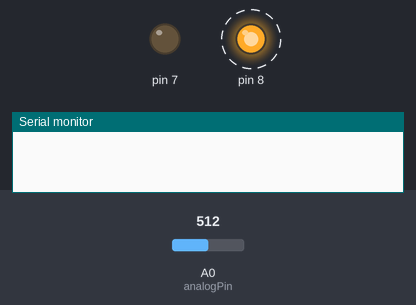
A sketch run on a simulated Arduino Uno, built with avr-gcc and run on an emulated ATmega328P. Shown: output pins drawn as LEDs (lit = HIGH), the last lines printed to the serial monitor. Dashed ring = blinking. The test bench sets the inputs (shaded band); at power-on: A0 (analogPin) = 512.

Above: at 0.1 s.
At 36.1 s:
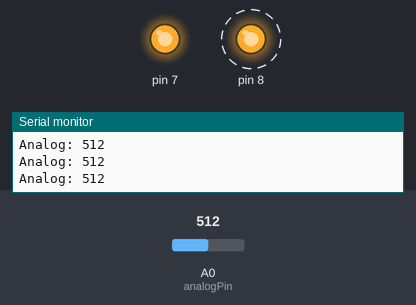
Timing chart, 0 to 40.0 s (numbered marks = the images above):
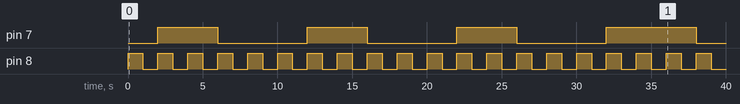

Measured:
- by itself, pin 7: goes 3 × (HIGH 4.0 s, LOW 6.0 s), HIGH 6.0 s, then LOW
- by itself, pin 8: alternates HIGH for 1.0 s and LOW for 1.0 s

The sketch:

sketch_dz1.ino
```cpp
volatile bool firstState = false;
volatile bool secondState = false;
volatile uint32_t overflowCount = 0;
volatile uint32_t timer1_millis = 0;
bool switchBlink = false;

unsigned long prev_t = 0;
bool manualState = false;
unsigned long lastAnalogRead = 0;
const int analogPin = A0;
uint16_t delays[2] = {100, 150};

void setup() {
  cli();

  // 8-bit timer
  TCCR2A = 0;
  TCCR2B = 0;
  TCCR2B |= (1 << CS11);
  TIMSK2 |= (1 << TOIE2);

  // timer for myMillis
  TCCR1A = 0;
  TCCR1B = 0;
  TCCR1B = TCCR1B | (1 << CS10);
  TIMSK1 = TIMSK1 | (1 << TOIE1);

  pinMode(7, OUTPUT);
  pinMode(8, OUTPUT);
  Serial.begin(9600);
  sei();
}

// overflow timer
ISR(TIMER2_OVF_vect){
  overflowCount++;
  if (overflowCount > 1000){
  	firstState=!firstState;
    overflowCount=0;
  }
}

//timer for millis
ISR(TIMER1_OVF_vect) {
  timer1_millis++;
}

void loop() {
  // put your main code here, to run repeatedly:
  digitalWrite(7, firstState);
  if (Serial.available() > 0) {
    char command = Serial.read();
    switch (command) {
      case '1': switchBlink = false; break;
      case '2': switchBlink = true; break;
    }
  }
  if (switchBlink){
    millisBlink();
  }
  else{
    delayBlink();
  }
  readAnalogSensor();
}

//delay blink
void delayBlink(){
  digitalWrite(8, HIGH);
  delay(1000);
  digitalWrite(8, LOW);
  delay(1000);
}

// time counting blink
void millisBlink(){
  unsigned long t = myMillis();
  bool secondState = digitalRead(8);
  if(t-prev_t > delays[int(secondState)]){
    digitalWrite(8, !secondState);
    prev_t = t;
  }
}

long int myMillis(){
  unsigned long m;
  cli();
  m = timer1_millis;
  sei();
  return m;
}

//analog questioning
void readAnalogSensor() {
  unsigned long currentMillis = myMillis();
  if (currentMillis - lastAnalogRead >= 250) {
    lastAnalogRead = currentMillis;
    int sensorValue = analogRead(analogPin);
    Serial.print("Analog: ");
    Serial.println(sensorValue);
  }
}
```
